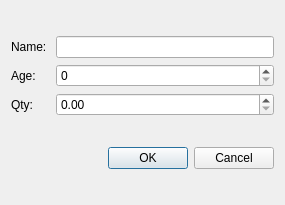
<?xml version="1.0" encoding="UTF-8"?>
<ui version="4.0">
 <class>Dialog</class>
 <widget class="QDialog" name="Dialog">
  <property name="geometry">
   <rect>
    <x>0</x>
    <y>0</y>
    <width>285</width>
    <height>205</height>
   </rect>
  </property>
  <property name="windowTitle">
   <string>Dialog</string>
  </property>
  <layout class="QVBoxLayout" name="verticalLayout">
   <item>
    <layout class="QGridLayout" name="gridLayout">
     <item row="0" column="0">
      <widget class="QLabel" name="label">
       <property name="text">
        <string>Name: </string>
       </property>
      </widget>
     </item>
     <item row="0" column="1">
      <widget class="QLineEdit" name="txtName"/>
     </item>
     <item row="1" column="0">
      <widget class="QLabel" name="label_2">
       <property name="text">
        <string>Age: </string>
       </property>
      </widget>
     </item>
     <item row="1" column="1">
      <widget class="QSpinBox" name="sbAge">
       <property name="maximum">
        <number>150</number>
       </property>
      </widget>
     </item>
     <item row="2" column="0">
      <widget class="QLabel" name="label_3">
       <property name="text">
        <string>Qty:</string>
       </property>
      </widget>
     </item>
     <item row="2" column="1">
      <widget class="QDoubleSpinBox" name="sbQty"/>
     </item>
    </layout>
   </item>
   <item>
    <widget class="QDialogButtonBox" name="buttonBox">
     <property name="standardButtons">
      <set>QDialogButtonBox::Cancel|QDialogButtonBox::Ok</set>
     </property>
    </widget>
   </item>
  </layout>
 </widget>
 <resources/>
 <connections/>
</ui>
